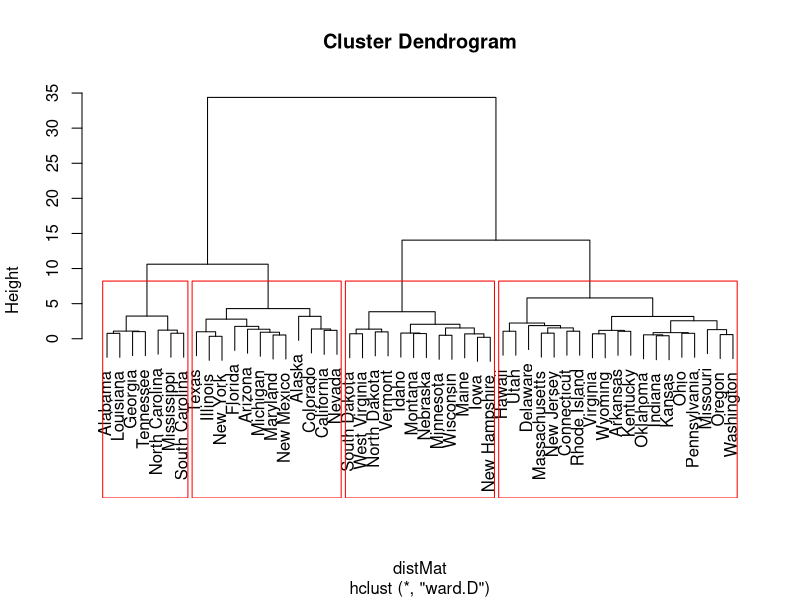
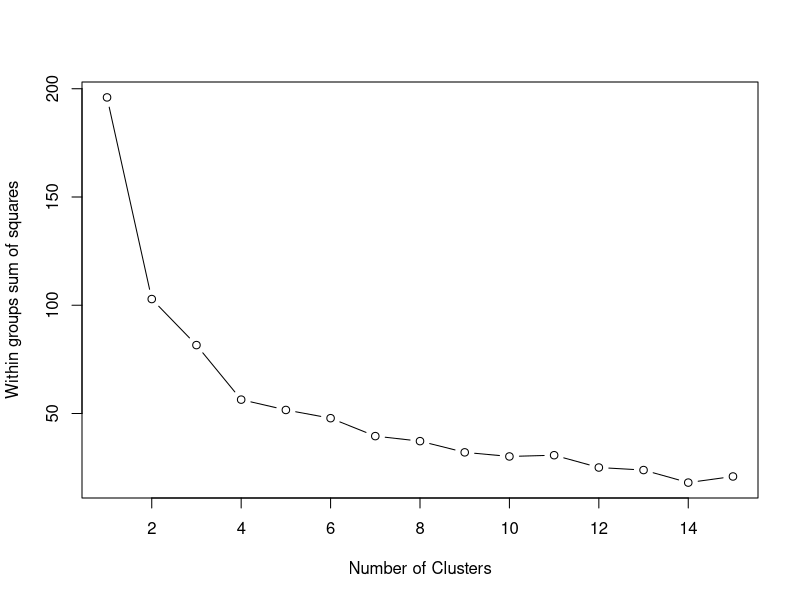
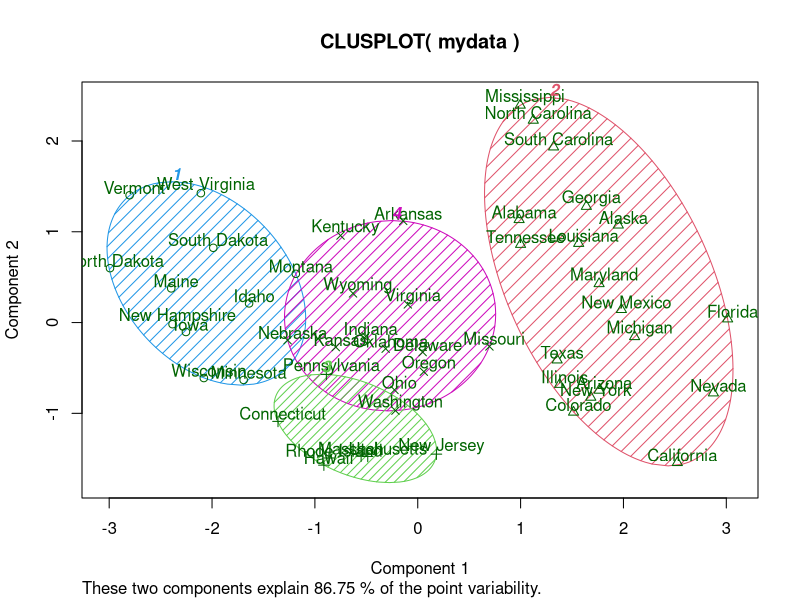

The R source for these figures, in order: (Note: this script raises an error after producing the figures.)
##########################################
###    Methods for clustering in R    ####
##########################################

##  Data Preparation ###
## ################# ###

#Using internal data set
mydata = USArrests
# Prepare Data #
mydata <- na.omit(mydata) # listwise deletion of missing
mydata.orig = mydata #save orig data copy
mydata <- scale(mydata) # standardize variables


### Method 1 -  agglomerative Hierarchical clustering  ###
##########################################################

# Ward Hierarchical Clustering
distMat <- dist(mydata, method = "euclidean") # distance matrix
fit <- hclust(distMat, method="ward")
plot(fit) # display dendogram

#Eyeball the dendogram. Imagine horizontally slicing through the dendogram's longest vertical lines, each of which represents a cluster. Should you cut it at 2 clusters or at 4? How to know? Sometimes eyeballing is enough to give a clear idea, sometimes not. Suppose you decide 2 is better. Then set the optimal no. of clusters 'k1' to 2.

k1 = 4 # eyeball the no. of clusters
#Note: If for another dataset, the optimal no. of clusters changes to, say, 5 then use 'k1=5' in the line above instead. Don't blindly copy-paste that part. However, once you have set 'k1', the rest of the code can be peacefully copy-pasted as-is.
# cut tree into k1 clusters
groups <- cutree(fit, k=k1)
# draw dendogram with red borders around the k1 clusters
rect.hclust(fit, k=k1, border="red")


###             Method 2 - K-Mean Clustering           ###
##########################################################
# Again, the Q arises, how to know the optimal no. of clusters? Eyeballing the dendogram might sometimes help. But at other times, what should you do? MEXL (and most commercial software too) requires you to magically come up with the correct number as input to K-means. R does one better and shows you a scree plot of sorts that shows how the within-segment variance (a proxy for clustering solution quality) varies with the no. of clusters. So with R, you can actually take an informed call.

# Determine number of clusters #
wss <- (nrow(mydata)-1)*sum(apply(mydata,2,var)) # preparing a vector
for (i in 2:15) wss[i] <- sum(kmeans(mydata,centers=i)$withinss) #calculating the variance per each K
plot(1:15, wss, type="b", xlab="Number of Clusters", ylab="Within groups sum of squares")
# Look for an "elbow" in the scree plot #
#The interior node at which the angle formed by the 'arms' is the smallest. This scree-plot is not unlike the one we saw in factor-analysis. Again, as with the dendogram, we get either 2 or 4 as the options available. Suppose we go with 2.
# Use optimal no. of clusters in k-means #
k1=4
# K-Means Cluster Analysis
fit <- kmeans(mydata, k1) # k1 cluster solution

# Get the meaning of the clusters
# =================================
#To understand a clustering solution, we need to go beyond merely IDing which individual unit goes to which cluster.
#We have to characterize the cluster, interpret what is it that's common among a cluster's membership, give each cluster
#a name, an identity, if possible. Ideally, after this we should be able to think in terms of clusters (or segments) 
#rather than individuals for downstream analysis.

# get cluster means
aggregate(mydata.orig,by=list(fit$cluster),FUN=mean)
# append cluster assignment
mydata1 <- data.frame(mydata.orig, fit$cluster)

#But can I actually, visually, *see* what the clustering solution looks like? Sure. 
#In 2-dimensions, the easiest way is to plot the clusters on the 2 biggest principal components that arise.
library(cluster)
clusplot(mydata, fit$cluster, color=TRUE, shade=TRUE,labels=2, lines=0) #plot the clustres base on the 2 biggest principals 


##    Method 3 - Model Based Clustering         ##
##################################################
# It is the most general approach (it nests the others as special cases), is the most robust to distributional and 
# linkage assumptions and because it penalizes for surplus complexity (resolves the fit-complexity tradeoff in an 
# objective way). My thumb-rule is: When in doubt, use model based clustering. And yes, mclust is available *only* on R 
# Model Based Clustering
library(mclust)
fit <- Mclust(mydata)
fit # view solution summary
#The mclust solution has 3 components! Something neither the dendogram nor the k-means scree-plot predicted. 
# Perhaps the assumptions underlying the other approaches don't hold for this dataset.
# I'll go with mclust simply because it is more general than the other approaches.
# Remember, when in doubt, go with mclust.

fit$BIC # lookup all the options attempted
classif = fit$classification # classifn vector
mydata1 = cbind(mydata.orig, classif) # append to dataset
mydata1[1:10,] #view top 10 rows
#The classification vector is appended to the original dataset as its last column. Can now easily assign individual units to segments.

# Use only if you want to save the output
write.table(mydata1,file.choose())#save output

#Visualize the solution. See how exactly it differs from that for the other approaches.
fit1=cbind(classif) #Convert to matrix
rownames(fit1)=rownames(mydata)
library(cluster)
clusplot(mydata, fit1, color=TRUE, shade=TRUE,labels=2, lines=0)
